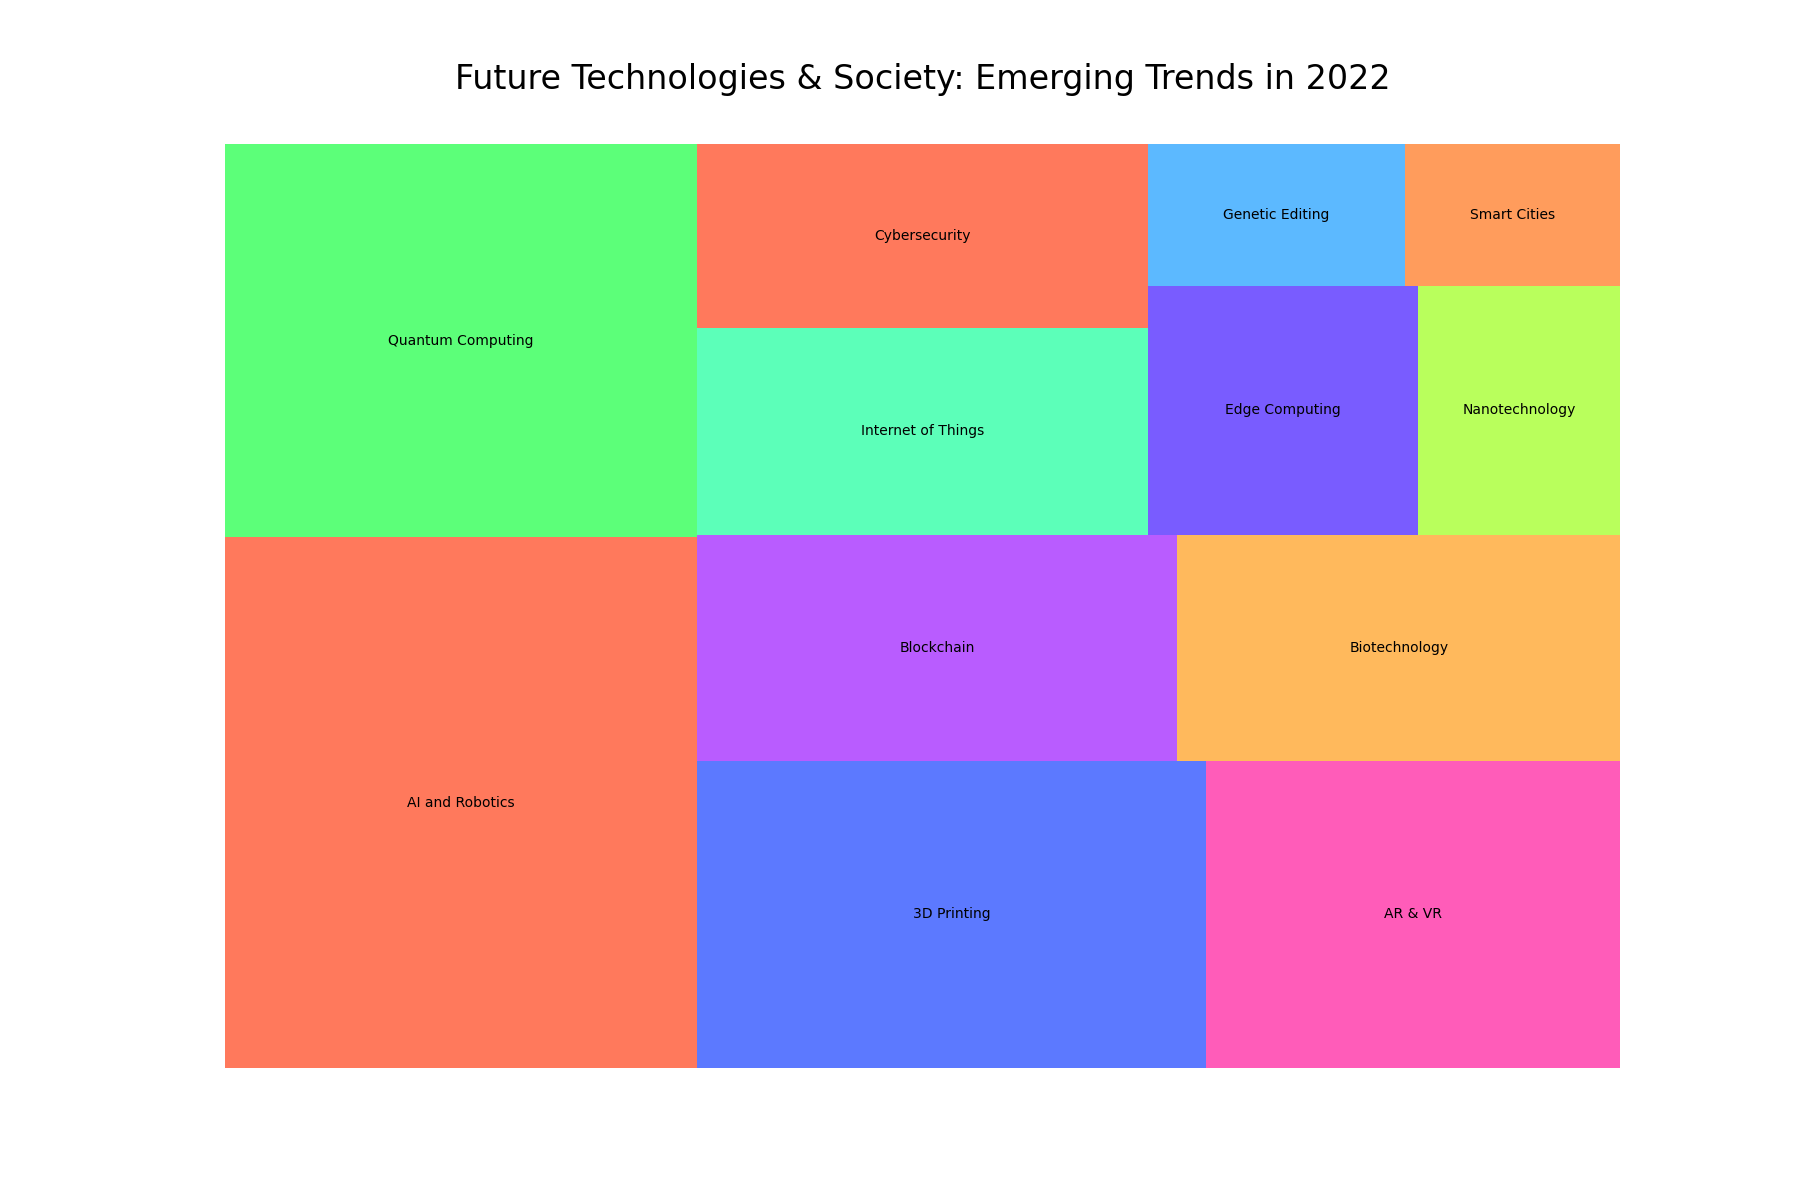

Write the Python code that produced this figure.

import matplotlib.pyplot as plt
import squarify

# Data
topic = ['AI and Robotics', 'Quantum Computing', '3D Printing', 'AR & VR', 'Blockchain', 'Biotechnology', 'Internet of Things', 'Cybersecurity', 'Edge Computing', 'Nanotechnology', 'Genetic Editing', 'Smart Cities']
percentage = [20.5, 15.2, 12.8, 10.4, 8.9, 8.2, 7.6, 6.8, 5.5, 4.1, 3.0, 2.5]
color_code = ['#FF5733', '#33FF57', '#3357FF', '#FF33A8', '#A833FF', '#FFA833', '#33FFA8', '#FF5733', '#5733FF', '#A8FF33', '#33A8FF', '#FF8333']

# Plot
plt.figure(figsize=(18, 12))
squarify.plot(sizes=percentage, label=topic, color=color_code, alpha=0.8)
plt.title('Future Technologies & Society: Emerging Trends in 2022', fontsize=24, y=1.05)
plt.axis('off')
plt.show()
